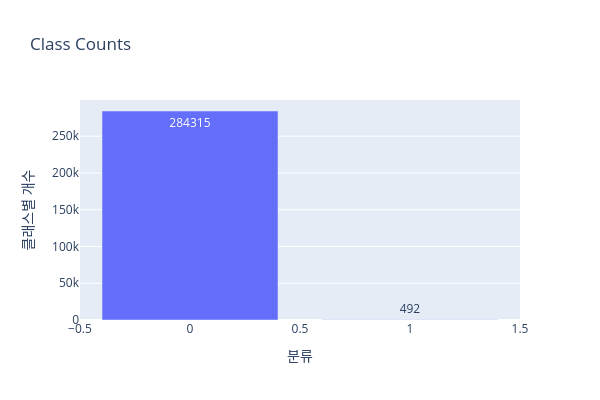

The notebook cell this image was saved under:
### Markdown cell above
시각화

### Code cell
import plotly.express as px # 시각화
class_counts = df.Class.value_counts().reset_index()
class_counts.columns = ['Class', 'Count']
fig = px.bar(class_counts, x='Class', y='Count', title='Class Counts', labels={'Class': '분류', 'Count': '개수'}, text='Count')
fig.update_layout(yaxis=dict(title='클래스별 개수'), width=600, height=400)
fig.show()

### Figure 1 — Plotly figure (JSON) as saved in the notebook; plotly's stock layout.template omitted (floating-point values rounded to 4 significant figures)
{"data": [{"alignmentgroup": "True", "hovertemplate": "분류=%{x}<br>개수=%{text}<extra></extra>", "legendgroup": "", "marker": {"color": "#636efa", "pattern": {"shape": ""}}, "name": "", "offsetgroup": "", "orientation": "v", "showlegend": false, "text": [284315, 492], "textposition": "auto", "type": "bar", "x": [0, 1], "xaxis": "x", "y": [284315, 492], "yaxis": "y"}], "layout": {"barmode": "relative", "height": 400, "legend": {"tracegroupgap": 0}, "title": {"text": "Class Counts"}, "width": 600, "xaxis": {"anchor": "y", "domain": [0, 1], "title": {"text": "분류"}}, "yaxis": {"anchor": "x", "domain": [0, 1], "title": {"text": "클래스별 개수"}}}}
